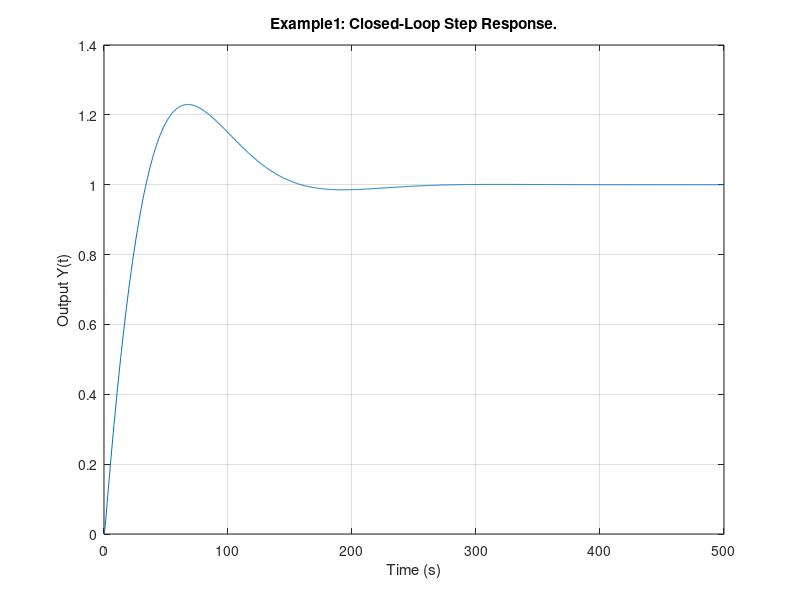

Write MATLAB code to recreate this figure. (Note: this script raises an error after producing the figure.)
% Controller#3

numK3= 35*[40 1];
denK3= 40*[1 2];
sysK3= tf(numK3, denK3);

%G 
numG = 1;
denG = [400 0 0];
sysG = tf(numG, denG);

% DS1 is stable

sysfo3 = series(sysK3, sysG);
syscl3 = feedback(sysfo3, 1);

t = 0:0.5:500;
y = step(syscl3, t);
plot(t,y), grid;
xlabel('Time (s)');
ylabel('Output Y(t)');
title('Example1: Closed-Loop Step Response.');
zcl = zero(syscl3);
pcl = pole(syscl3);
syscl3;

s = stepinfo(y,t);

% settling time = 144.4260s
% overshoot = 22.9565%
% steady-state-error = 0%


numStep = 5;
%denStep = [1 0];
sysStep = tf(numStep);

syscl3 = series(sysStep, syscl3);

t = 0:0.5:500;
y = step(syscl3,t);
plot(t,y), grid;
xlabel('Time (s)');
ylabel('Output Y(t)');
title('Example1: Closed-Loop Step Response.');
zcl = zero(syscl3);
pcl = pole(syscl3);